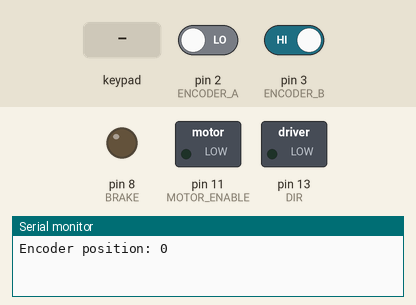
The sketch below on a simulated Arduino Uno, built with avr-gcc and run on an emulated ATmega328P. Parts: switched loads named in the sketch (green lamp = pin HIGH), output pins drawn as LEDs (lit = HIGH), the last lines printed to the serial monitor. The test bench sets the inputs (shaded band); at power-on: pin 2 (ENCODER_A) LOW, pin 3 (ENCODER_B) HIGH.

Above: at 1.2 s.
1.3 s: keypad keys 1 3 9 7 A pressed 0.4 s apart
At 4.0 s:
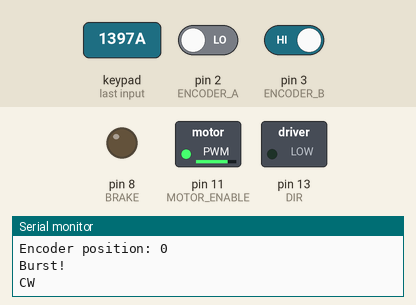
4.8 s: key 'B' pressed
At 5.4 s:
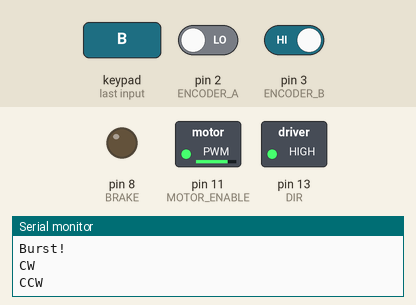
6.3 s: key 'C' pressed
At 6.7 s:
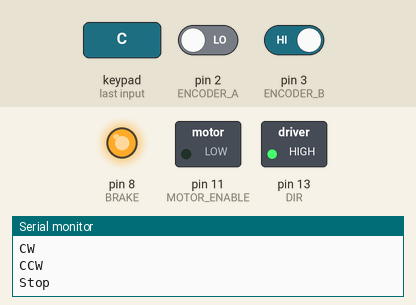
7.8 s: keypad keys 1 3 9 7 pressed 0.4 s apart
At 7.9 s:
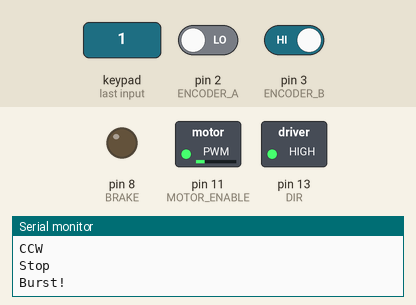
10.9 s: key 'A' pressed
At 11.3 s:
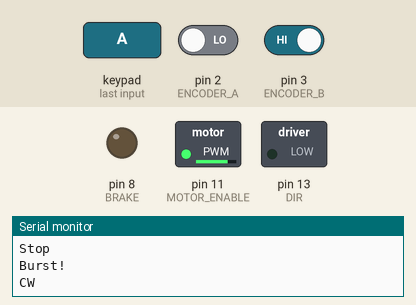
12.4 s: key '1' pressed
At 14.0 s:
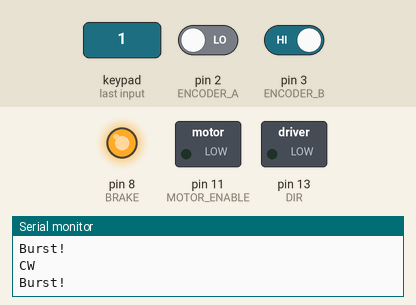
Timing chart, 0 to 15.1 s (numbered marks = the images above; inputs shaded):
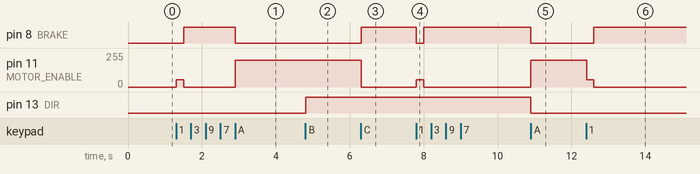

The sketch:

checkEncoder.ino
```cpp
#include <Keypad.h>

const byte ROWS = 4; //four rows
const byte COLS = 4; //four columns

// encoder pins
#define ENCODER_A 2
#define ENCODER_B 3
// motor pins
#define MOTOR_ENABLE 11
#define BRAKE 8
#define DIR 13

#define speed 200

// direction sensing flags
volatile byte AfirstUp = 0;
volatile byte BfirstUp = 0;
volatile byte AfirstDown = 0;
volatile byte BfirstDown = 0;
// CW when it increases, CCW when it decreases
volatile int encoderPos = 0; //this variable stores our current value of encoder position.
int oldEncPos = 0; //this variable stores our last value of encoder position for printing
volatile byte pinA_read = 0; // this variable is shared among interrupts
volatile byte pinB_read = 0; // this variable is shared among interrupts

//define the cymbols on the buttons of the keypads
char hexaKeys[ROWS][COLS] = {
  {'1','2','3','A'},
  {'4','5','6','B'},
  {'7','8','9','C'},
  {'*','0','#','D'}
};
byte rowPins[ROWS] = {7, 6, 5, 4}; //connect to the row pinouts of the keypad
byte colPins[COLS] = {A5, A4, A3, A2}; //connect to the column pinouts of the keypad

//initialize an instance of class NewKeypad
Keypad customKeypad = Keypad( makeKeymap(hexaKeys), rowPins, colPins, ROWS, COLS);

void setMotorCW(){
  digitalWrite(DIR, LOW);
}

void setMotorCCW(){
  digitalWrite(DIR, HIGH);
}

void driveMotor(int motor_speed){
  motor_speed = min(motor_speed, 255);
  digitalWrite(BRAKE, LOW);
  analogWrite(MOTOR_ENABLE, motor_speed);
}

void stopMotor(){
  analogWrite(MOTOR_ENABLE, 0);
  digitalWrite(BRAKE, HIGH);   //Disengage the Brake for Channel A

}

void doEncoderA(){
  pinA_read = digitalRead(ENCODER_A);
  pinB_read = digitalRead(ENCODER_B);
  // for rising edge
  //check that we have both pins at detent (HIGH) and that we are expecting detent on this pin's rising edge
  if((pinA_read==1) && (pinB_read==1) && BfirstUp) {
    encoderPos ++; //increment the encoder's position count
    AfirstUp = 0; //reset flags for the next turn
    BfirstUp = 0; //reset flags for the next turn
  }
  // Direction sensing
  else if ((pinA_read==1) && (pinB_read==0)) AfirstUp = 1;

  // for falling edge
  //check that we have both pins at LOW
  if((pinA_read==0) && (pinB_read==0) && BfirstDown) {
    encoderPos ++; //increment the encoder's position count
    AfirstDown = 0; //reset flags for the next turn
    BfirstDown = 0; //reset flags for the next turn
  }
  // Direction sensing
  else if ((pinA_read==0) && (pinB_read==1)) AfirstDown = 1;
}

void doEncoderB(){
  pinA_read = digitalRead(ENCODER_A);
  pinB_read = digitalRead(ENCODER_B);
  //check that we have both pins at detent (HIGH) and that we are expecting detent on this pin's rising edge
  if ((pinA_read==1) && (pinB_read==1) && AfirstUp) {
    encoderPos --; //decrement the encoder's position count
    AfirstUp = 0; //reset flags for the next turn
    BfirstUp = 0; //reset flags for the next turn
  }
  // Direction sensing
  else if ((pinA_read==0) && (pinB_read==1)) BfirstUp = 1;

  // for falling edge
  //check that we have both pins at LOW
  if((pinA_read==0) && (pinB_read==0) && AfirstDown) {
    encoderPos --; //decrement the encoder's position count
    AfirstDown = 0; //reset flags for the next turn
    BfirstDown = 0; //reset flags for the next turn
  }
  // Direction sensing
  else if ((pinA_read==1) && (pinB_read==0)) BfirstDown = 1;
}

void setup(){
  Serial.begin(57600);
  // pin mode for encoder A
  pinMode(ENCODER_A, INPUT);
  // pin mode for encoder B
  pinMode(ENCODER_B, INPUT);
  // set up interrupt
  attachInterrupt(0, doEncoderA, CHANGE);
  attachInterrupt(1, doEncoderB, CHANGE);
  //Motor pins
  pinMode(MOTOR_ENABLE,OUTPUT); // speed with PWM output
  pinMode(DIR,OUTPUT);   // direction pin
  pinMode(BRAKE,OUTPUT);   // direction pin

  digitalWrite(DIR, LOW); //Establishes forward direction of Channel A
  digitalWrite(BRAKE, LOW);   //Disengage the Brake for Channel A
  Serial.print("Encoder position: ");Serial.println(encoderPos);

}

void loop(){
  char customKey = customKeypad.getKey();

  if (customKey=='A'){
    // set CW
    Serial.println("CW");
    setMotorCW();
    driveMotor(speed);
  }
  if (customKey=='B'){
    // set CW
    Serial.println("CCW");
    setMotorCCW();
    driveMotor(speed);
  }
  if (customKey=='C'){
    // stop the motor
    stopMotor();
    Serial.println("Stop");
  }
  if (customKey=='1') {
    Serial.println("Burst!");
    driveMotor(55);
    delay(200);
    stopMotor();
  }
  if (customKey=='2') {
    Serial.println("Burst!");
    driveMotor(-55);
    delay(200);
    stopMotor();
  }

  // print out encoder position
  if(encoderPos!=oldEncPos){
    Serial.print("Encoder position: ");Serial.println(encoderPos);
    oldEncPos = encoderPos;
  }
}
```

Measured:
- after the input at 1.3 s, pin 8 (BRAKE): LOW → HIGH after 0.20 s, → LOW 1.4 s later; pin 11 (MOTOR_ENABLE): 0/255 → 55/255 at once, → 0/255 0.20 s later, → 200/255 1.4 s later
- after the input at 4.8 s, pin 13 (DIR): LOW → HIGH at once
- after the input at 6.3 s, pin 8 (BRAKE): LOW → HIGH at once; pin 11 (MOTOR_ENABLE): 200/255 → 0/255 at once
- after the input at 7.8 s, pin 8 (BRAKE): HIGH → LOW at once, → HIGH 0.20 s later; pin 11 (MOTOR_ENABLE): 0/255 → 55/255 at once, → 0/255 0.20 s later
- after the input at 10.9 s, pin 8 (BRAKE), pin 13 (DIR): HIGH → LOW at once; pin 11 (MOTOR_ENABLE): 0/255 → 200/255 at once
- after the input at 12.4 s, pin 8 (BRAKE): LOW → HIGH after 0.21 s; pin 11 (MOTOR_ENABLE): 200/255 → 55/255 at once, → 0/255 0.20 s later
